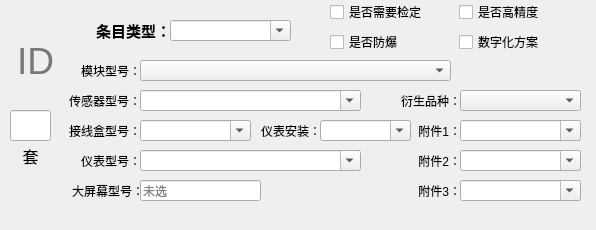
<?xml version="1.0" encoding="UTF-8"?>
<ui version="4.0">
 <class>Form</class>
 <widget class="QWidget" name="Form">
  <property name="geometry">
   <rect>
    <x>0</x>
    <y>0</y>
    <width>596</width>
    <height>230</height>
   </rect>
  </property>
  <property name="minimumSize">
   <size>
    <width>591</width>
    <height>230</height>
   </size>
  </property>
  <property name="windowTitle">
   <string>list</string>
  </property>
  <widget class="QLabel" name="label_ID">
   <property name="geometry">
    <rect>
     <x>0</x>
     <y>30</y>
     <width>71</width>
     <height>61</height>
    </rect>
   </property>
   <property name="font">
    <font>
     <pointsize>28</pointsize>
    </font>
   </property>
   <property name="styleSheet">
    <string notr="true">color:rgb(120, 120, 120)</string>
   </property>
   <property name="text">
    <string>ID</string>
   </property>
   <property name="alignment">
    <set>Qt::AlignmentFlag::AlignCenter</set>
   </property>
  </widget>
  <widget class="QLabel" name="unitLb">
   <property name="geometry">
    <rect>
     <x>10</x>
     <y>140</y>
     <width>41</width>
     <height>31</height>
    </rect>
   </property>
   <property name="font">
    <font>
     <pointsize>12</pointsize>
    </font>
   </property>
   <property name="text">
    <string>套</string>
   </property>
   <property name="alignment">
    <set>Qt::AlignmentFlag::AlignCenter</set>
   </property>
  </widget>
  <widget class="QLabel" name="itemTypeLb">
   <property name="geometry">
    <rect>
     <x>90</x>
     <y>20</y>
     <width>81</width>
     <height>21</height>
    </rect>
   </property>
   <property name="font">
    <font>
     <pointsize>11</pointsize>
     <bold>true</bold>
    </font>
   </property>
   <property name="text">
    <string>条目类型：</string>
   </property>
   <property name="alignment">
    <set>Qt::AlignmentFlag::AlignRight|Qt::AlignmentFlag::AlignTrailing|Qt::AlignmentFlag::AlignVCenter</set>
   </property>
  </widget>
  <widget class="QWidget" name="layoutWidget">
   <property name="geometry">
    <rect>
     <x>330</x>
     <y>0</y>
     <width>251</width>
     <height>56</height>
    </rect>
   </property>
   <layout class="QGridLayout" name="gridLayout">
    <item row="0" column="0">
     <widget class="QCheckBox" name="metroCheckBox">
      <property name="focusPolicy">
       <enum>Qt::FocusPolicy::NoFocus</enum>
      </property>
      <property name="text">
       <string>是否需要检定</string>
      </property>
      <property name="checkable">
       <bool>true</bool>
      </property>
     </widget>
    </item>
    <item row="0" column="1">
     <widget class="QCheckBox" name="highPresCheckBox">
      <property name="focusPolicy">
       <enum>Qt::FocusPolicy::NoFocus</enum>
      </property>
      <property name="toolTip">
       <string>注意：汽车衡的高精度为C4等级。</string>
      </property>
      <property name="toolTipDuration">
       <number>5000</number>
      </property>
      <property name="text">
       <string>是否高精度</string>
      </property>
      <property name="checkable">
       <bool>true</bool>
      </property>
     </widget>
    </item>
    <item row="1" column="0">
     <widget class="QCheckBox" name="exCheckBox">
      <property name="focusPolicy">
       <enum>Qt::FocusPolicy::NoFocus</enum>
      </property>
      <property name="toolTip">
       <string>如勾选，请在下方输入具体的防爆等级。默认为IIBT4。</string>
      </property>
      <property name="toolTipDuration">
       <number>5000</number>
      </property>
      <property name="text">
       <string>是否防爆</string>
      </property>
      <property name="checkable">
       <bool>true</bool>
      </property>
     </widget>
    </item>
    <item row="1" column="1">
     <widget class="QCheckBox" name="digiCheckBox">
      <property name="focusPolicy">
       <enum>Qt::FocusPolicy::NoFocus</enum>
      </property>
      <property name="toolTip">
       <string>未完善,需人工复查</string>
      </property>
      <property name="toolTipDuration">
       <number>5000</number>
      </property>
      <property name="text">
       <string>数字化方案</string>
      </property>
      <property name="checkable">
       <bool>true</bool>
      </property>
     </widget>
    </item>
   </layout>
  </widget>
  <widget class="QLineEdit" name="qtyBox">
   <property name="geometry">
    <rect>
     <x>10</x>
     <y>110</y>
     <width>41</width>
     <height>31</height>
    </rect>
   </property>
   <property name="font">
    <font>
     <pointsize>15</pointsize>
    </font>
   </property>
   <property name="readOnly">
    <bool>false</bool>
   </property>
  </widget>
  <widget class="QLabel" name="productLb">
   <property name="geometry">
    <rect>
     <x>80</x>
     <y>60</y>
     <width>61</width>
     <height>21</height>
    </rect>
   </property>
   <property name="text">
    <string>模块型号：</string>
   </property>
   <property name="alignment">
    <set>Qt::AlignmentFlag::AlignRight|Qt::AlignmentFlag::AlignTrailing|Qt::AlignmentFlag::AlignVCenter</set>
   </property>
  </widget>
  <widget class="QLabel" name="sensorLb">
   <property name="geometry">
    <rect>
     <x>60</x>
     <y>90</y>
     <width>81</width>
     <height>21</height>
    </rect>
   </property>
   <property name="text">
    <string>传感器型号：</string>
   </property>
   <property name="alignment">
    <set>Qt::AlignmentFlag::AlignRight|Qt::AlignmentFlag::AlignTrailing|Qt::AlignmentFlag::AlignVCenter</set>
   </property>
  </widget>
  <widget class="QLabel" name="jBoxLb">
   <property name="geometry">
    <rect>
     <x>60</x>
     <y>120</y>
     <width>81</width>
     <height>21</height>
    </rect>
   </property>
   <property name="text">
    <string>接线盒型号：</string>
   </property>
   <property name="alignment">
    <set>Qt::AlignmentFlag::AlignRight|Qt::AlignmentFlag::AlignTrailing|Qt::AlignmentFlag::AlignVCenter</set>
   </property>
  </widget>
  <widget class="QLabel" name="controllerLb">
   <property name="geometry">
    <rect>
     <x>60</x>
     <y>150</y>
     <width>81</width>
     <height>21</height>
    </rect>
   </property>
   <property name="text">
    <string>仪表型号：</string>
   </property>
   <property name="alignment">
    <set>Qt::AlignmentFlag::AlignRight|Qt::AlignmentFlag::AlignTrailing|Qt::AlignmentFlag::AlignVCenter</set>
   </property>
  </widget>
  <widget class="QLabel" name="controllerLb_2">
   <property name="geometry">
    <rect>
     <x>260</x>
     <y>120</y>
     <width>61</width>
     <height>21</height>
    </rect>
   </property>
   <property name="text">
    <string>仪表安装：</string>
   </property>
   <property name="alignment">
    <set>Qt::AlignmentFlag::AlignRight|Qt::AlignmentFlag::AlignTrailing|Qt::AlignmentFlag::AlignVCenter</set>
   </property>
  </widget>
  <widget class="QLabel" name="accessoryLb_1">
   <property name="geometry">
    <rect>
     <x>410</x>
     <y>120</y>
     <width>51</width>
     <height>21</height>
    </rect>
   </property>
   <property name="text">
    <string>附件1：</string>
   </property>
   <property name="alignment">
    <set>Qt::AlignmentFlag::AlignRight|Qt::AlignmentFlag::AlignTrailing|Qt::AlignmentFlag::AlignVCenter</set>
   </property>
  </widget>
  <widget class="QLabel" name="accessoryLb_2">
   <property name="geometry">
    <rect>
     <x>410</x>
     <y>150</y>
     <width>51</width>
     <height>21</height>
    </rect>
   </property>
   <property name="text">
    <string>附件2：</string>
   </property>
   <property name="alignment">
    <set>Qt::AlignmentFlag::AlignRight|Qt::AlignmentFlag::AlignTrailing|Qt::AlignmentFlag::AlignVCenter</set>
   </property>
  </widget>
  <widget class="QLabel" name="accessoryLb_3">
   <property name="geometry">
    <rect>
     <x>410</x>
     <y>180</y>
     <width>51</width>
     <height>21</height>
    </rect>
   </property>
   <property name="text">
    <string>附件3：</string>
   </property>
   <property name="alignment">
    <set>Qt::AlignmentFlag::AlignRight|Qt::AlignmentFlag::AlignTrailing|Qt::AlignmentFlag::AlignVCenter</set>
   </property>
  </widget>
  <widget class="QComboBox" name="comboBox">
   <property name="geometry">
    <rect>
     <x>170</x>
     <y>20</y>
     <width>121</width>
     <height>21</height>
    </rect>
   </property>
   <property name="toolTip">
    <string>&lt;html&gt;&lt;head/&gt;&lt;body&gt;&lt;p&gt;鼠标悬停并滚动滚轮可快速切换。&lt;/p&gt;&lt;p&gt;打字可补全。&lt;/p&gt;&lt;/body&gt;&lt;/html&gt;</string>
   </property>
   <property name="toolTipDuration">
    <number>5000</number>
   </property>
   <property name="autoFillBackground">
    <bool>true</bool>
   </property>
   <property name="editable">
    <bool>true</bool>
   </property>
   <property name="placeholderText">
    <string>请选择条目类型</string>
   </property>
   <item>
    <property name="text">
     <string>称重模块</string>
    </property>
   </item>
   <item>
    <property name="text">
     <string>平台秤</string>
    </property>
   </item>
   <item>
    <property name="text">
     <string>台秤</string>
    </property>
   </item>
   <item>
    <property name="text">
     <string>汽车衡</string>
    </property>
   </item>
   <item>
    <property name="text">
     <string>数字汽车衡</string>
    </property>
   </item>
  </widget>
  <widget class="QComboBox" name="sensorComBox">
   <property name="geometry">
    <rect>
     <x>140</x>
     <y>90</y>
     <width>221</width>
     <height>21</height>
    </rect>
   </property>
   <property name="toolTip">
    <string>&lt;html&gt;&lt;head/&gt;&lt;body&gt;&lt;p&gt;鼠标悬停并滚动滚轮可快速切换。&lt;/p&gt;&lt;p&gt;打字可补全。&lt;/p&gt;&lt;/body&gt;&lt;/html&gt;</string>
   </property>
   <property name="toolTipDuration">
    <number>5000</number>
   </property>
   <property name="autoFillBackground">
    <bool>true</bool>
   </property>
   <property name="editable">
    <bool>true</bool>
   </property>
   <property name="placeholderText">
    <string>请选择条目类型</string>
   </property>
  </widget>
  <widget class="QComboBox" name="jBoxComBox">
   <property name="geometry">
    <rect>
     <x>140</x>
     <y>120</y>
     <width>111</width>
     <height>21</height>
    </rect>
   </property>
   <property name="toolTip">
    <string>&lt;html&gt;&lt;head/&gt;&lt;body&gt;&lt;p&gt;鼠标悬停并滚动滚轮可快速切换。&lt;/p&gt;&lt;p&gt;打字可补全。&lt;/p&gt;&lt;/body&gt;&lt;/html&gt;</string>
   </property>
   <property name="toolTipDuration">
    <number>5000</number>
   </property>
   <property name="autoFillBackground">
    <bool>true</bool>
   </property>
   <property name="editable">
    <bool>true</bool>
   </property>
   <property name="placeholderText">
    <string>请选择条目类型</string>
   </property>
  </widget>
  <widget class="QComboBox" name="controllerComboBox_1">
   <property name="geometry">
    <rect>
     <x>140</x>
     <y>150</y>
     <width>221</width>
     <height>21</height>
    </rect>
   </property>
   <property name="toolTip">
    <string>&lt;html&gt;&lt;head/&gt;&lt;body&gt;&lt;p&gt;鼠标悬停并滚动滚轮可快速切换。&lt;/p&gt;&lt;p&gt;打字可补全。&lt;/p&gt;&lt;/body&gt;&lt;/html&gt;</string>
   </property>
   <property name="toolTipDuration">
    <number>5000</number>
   </property>
   <property name="autoFillBackground">
    <bool>true</bool>
   </property>
   <property name="editable">
    <bool>true</bool>
   </property>
   <property name="placeholderText">
    <string>请选择条目类型</string>
   </property>
  </widget>
  <widget class="QComboBox" name="controllerComBox_2">
   <property name="geometry">
    <rect>
     <x>320</x>
     <y>120</y>
     <width>91</width>
     <height>21</height>
    </rect>
   </property>
   <property name="toolTip">
    <string>&lt;html&gt;&lt;head/&gt;&lt;body&gt;&lt;p&gt;鼠标悬停并滚动滚轮可快速切换。&lt;/p&gt;&lt;p&gt;打字可补全。&lt;/p&gt;&lt;/body&gt;&lt;/html&gt;</string>
   </property>
   <property name="toolTipDuration">
    <number>5000</number>
   </property>
   <property name="autoFillBackground">
    <bool>true</bool>
   </property>
   <property name="editable">
    <bool>true</bool>
   </property>
   <property name="placeholderText">
    <string>请选择条目类型</string>
   </property>
  </widget>
  <widget class="QComboBox" name="accessoryComBox_1">
   <property name="geometry">
    <rect>
     <x>460</x>
     <y>120</y>
     <width>121</width>
     <height>21</height>
    </rect>
   </property>
   <property name="toolTip">
    <string>&lt;html&gt;&lt;head/&gt;&lt;body&gt;&lt;p&gt;鼠标悬停并滚动滚轮可快速切换。&lt;/p&gt;&lt;p&gt;打字可补全。&lt;/p&gt;&lt;/body&gt;&lt;/html&gt;</string>
   </property>
   <property name="toolTipDuration">
    <number>5000</number>
   </property>
   <property name="autoFillBackground">
    <bool>true</bool>
   </property>
   <property name="editable">
    <bool>true</bool>
   </property>
   <property name="placeholderText">
    <string>请选择条目类型</string>
   </property>
  </widget>
  <widget class="QComboBox" name="accessoryComBox_2">
   <property name="geometry">
    <rect>
     <x>460</x>
     <y>150</y>
     <width>121</width>
     <height>21</height>
    </rect>
   </property>
   <property name="toolTip">
    <string>&lt;html&gt;&lt;head/&gt;&lt;body&gt;&lt;p&gt;鼠标悬停并滚动滚轮可快速切换。&lt;/p&gt;&lt;p&gt;打字可补全。&lt;/p&gt;&lt;/body&gt;&lt;/html&gt;</string>
   </property>
   <property name="toolTipDuration">
    <number>5000</number>
   </property>
   <property name="autoFillBackground">
    <bool>true</bool>
   </property>
   <property name="editable">
    <bool>true</bool>
   </property>
   <property name="placeholderText">
    <string>请选择条目类型</string>
   </property>
  </widget>
  <widget class="QComboBox" name="accessoryComBox_3">
   <property name="geometry">
    <rect>
     <x>460</x>
     <y>180</y>
     <width>121</width>
     <height>21</height>
    </rect>
   </property>
   <property name="toolTip">
    <string>&lt;html&gt;&lt;head/&gt;&lt;body&gt;&lt;p&gt;鼠标悬停并滚动滚轮可快速切换。&lt;/p&gt;&lt;p&gt;打字可补全。&lt;/p&gt;&lt;/body&gt;&lt;/html&gt;</string>
   </property>
   <property name="toolTipDuration">
    <number>5000</number>
   </property>
   <property name="autoFillBackground">
    <bool>true</bool>
   </property>
   <property name="editable">
    <bool>true</bool>
   </property>
   <property name="placeholderText">
    <string>请选择条目类型</string>
   </property>
  </widget>
  <widget class="QLabel" name="derivativeLb">
   <property name="geometry">
    <rect>
     <x>400</x>
     <y>90</y>
     <width>61</width>
     <height>21</height>
    </rect>
   </property>
   <property name="text">
    <string>衍生品种：</string>
   </property>
   <property name="alignment">
    <set>Qt::AlignmentFlag::AlignRight|Qt::AlignmentFlag::AlignTrailing|Qt::AlignmentFlag::AlignVCenter</set>
   </property>
  </widget>
  <widget class="QComboBox" name="derivativeComBox">
   <property name="geometry">
    <rect>
     <x>460</x>
     <y>90</y>
     <width>121</width>
     <height>21</height>
    </rect>
   </property>
   <property name="toolTip">
    <string>选择衍生品种后自动解析衍生型号，输出报价时以衍生型号替换产品型号；传感器等其余选型不受影响。</string>
   </property>
   <property name="toolTipDuration">
    <number>5000</number>
   </property>
   <property name="autoFillBackground">
    <bool>true</bool>
   </property>
   <property name="editable">
    <bool>false</bool>
   </property>
   <property name="placeholderText">
    <string>标准型</string>
   </property>
  </widget>
  <widget class="QLabel" name="displayLb">
   <property name="geometry">
    <rect>
     <x>70</x>
     <y>180</y>
     <width>74</width>
     <height>21</height>
    </rect>
   </property>
   <property name="text">
    <string>大屏幕型号：</string>
   </property>
   <property name="alignment">
    <set>Qt::AlignmentFlag::AlignRight|Qt::AlignmentFlag::AlignTrailing|Qt::AlignmentFlag::AlignVCenter</set>
   </property>
  </widget>
  <widget class="QLineEdit" name="displayEdit">
   <property name="geometry">
    <rect>
     <x>140</x>
     <y>180</y>
     <width>121</width>
     <height>21</height>
    </rect>
   </property>
   <property name="toolTip">
    <string>选择大屏幕/防爆大屏幕附件并在子对话框确认选型后显示；输出报价时按此型号落行。</string>
   </property>
   <property name="toolTipDuration">
    <number>5000</number>
   </property>
   <property name="readOnly">
    <bool>true</bool>
   </property>
   <property name="placeholderText">
    <string>未选</string>
   </property>
  </widget>
  <widget class="QComboBox" name="productComBox">
   <property name="geometry">
    <rect>
     <x>140</x>
     <y>60</y>
     <width>311</width>
     <height>21</height>
    </rect>
   </property>
  </widget>
 </widget>
 <resources/>
 <connections/>
</ui>
